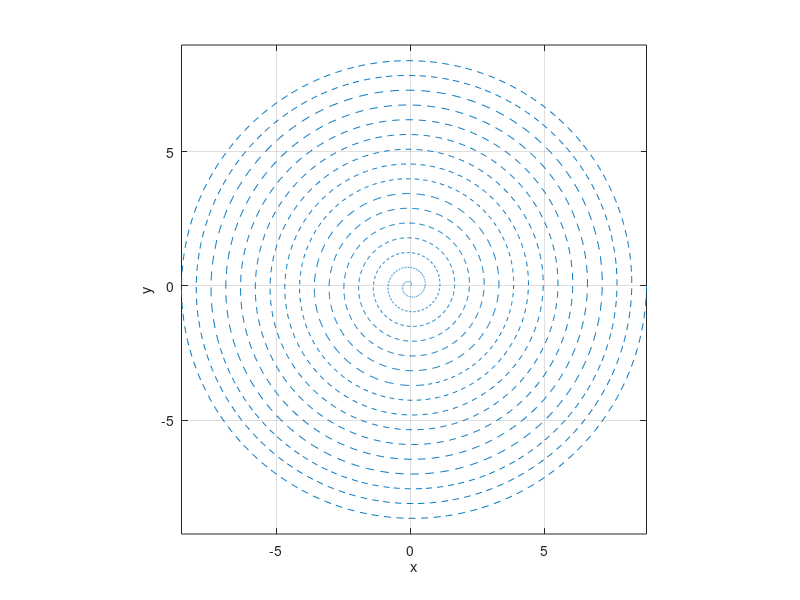

Write the MATLAB code that produced this figure. (Note: this script raises an error after producing the figure.)
clc; close all; clear;
warning off;

% 定义常量
PITCH = 55e-2; % 螺距
COEFFICIENT = PITCH / (2 * pi); % 螺线方程的系数 r = k * theta
HANDLE_DIST_HEAD = 341e-2 - 2 * 27.5e-2; % 龙头把手两个孔之间的距离
HANDLE_DIST_BODY = 220e-2 - 2 * 27.5e-2; % 其他凳子把手两个孔之间的距离

% 绘制部分螺线
theta = 16 * 2 * pi : -0.01 : 0 * pi;
radius = COEFFICIENT * theta;
x = radius .* cos(theta);
y = radius .* sin(theta);
figure(1);
set(gcf, 'Position', [200, 200, 600, 600]);
plot(x, y, '--');
axis equal;
grid on;
xlabel('x');
ylabel('y');
hold on;

% 第一步：确定300秒内，龙头第一个把手的位置演化
initial_theta = 57.032076651015522; % 初始位置时的角度,我们假设从300秒开始出发，这个角度是一问里面第300秒处的头把手的角度数据！
time_step = 0.25; % 时间步长
flag = 0;
step = 0;

num_segments = 223; % 龙头+龙身+龙尾总的个数
x_coords = nan * zeros(num_segments + 1, 3); % 记录每个把手点在一个时间区间内的值
y_coords = nan * zeros(num_segments + 1, 3); % 每一行代表每个凳子的前把手孔的位置在各个时间点处的值
theta_coords = nan * zeros(num_segments + 1, 3); % 记录每个孔在时间区间的位置对应的角度theta
theta_coords(1, 3) = initial_theta; % 这是头把手初始时刻(t=300)已知的角度值

while flag == 0 % 如果flag=0，说明一直没有接触，可以继续往前进
    step = step + 1;
    x_coords(:, 1) = x_coords(:, 3);
    y_coords(:, 1) = y_coords(:, 3);
    theta_coords(:, 1) = theta_coords(:, 3); % 开始下一时间步之前，把当前时间区间末尾处的各个把手位移值当作下一个区间开始的数据，所以进行这样的赋值
    time_span = [0, time_step / 2, time_step]; % 求解下一个步长下的位置点
    [time, theta_values] = ode45(@(t, theta) -1 / (COEFFICIENT * sqrt(1 + theta^2)), time_span, theta_coords(1, 1)); % 龙格库塔法求解
    x_positions = COEFFICIENT * theta_values .* cos(theta_values);
    y_positions = COEFFICIENT * theta_values .* sin(theta_values); % 下一个时刻，头部把手所在位置坐标

    % 第二步：确定每个时间点下，头部凳子的后面一个孔（也要在螺线上）,以及龙身和龙尾凳子各个孔所在位置(都要在螺线上）
    x_coords(1, :) = x_positions;
    y_coords(1, :) = y_positions; % 第一行已知了，上面ode45求得的头部第一个把手位置数据
    theta_coords(1, :) = theta_values; % 第一行已知了，第一个把手的角度数据，上面求了
    for j = 2 : length(time)
        for i = 2 : num_segments + 1 % 在下一个时间点下,求出此时各个把手孔的位置信息
            distance = HANDLE_DIST_HEAD * (i <= 2) + HANDLE_DIST_BODY * (i > 2); % 分辨下是第一个凳子还是其他凳子，孔之间的距离不一样！
            theta_ij = solve_theta(PITCH, x_coords(i-1, j), y_coords(i-1, j), theta_coords(i-1, j), distance); % 子函数求解下一个孔的角度值
            if theta_ij > 16 * 2 * pi % 如果下一个孔的角度超出了初始位置咋办？不记录！
                theta_coords(i, j) = nan;
                x_coords(i, j) = nan;
                y_coords(i, j) = nan;
                break;
            else
                theta_coords(i, j) = theta_ij;
                x_coords(i, j) = COEFFICIENT * theta_ij * cos(theta_ij);
                y_coords(i, j) = COEFFICIENT * theta_ij * sin(theta_ij);
            end
        end
    end
    hp = plot(x_coords(:, end), y_coords(:, end), 'k-', 'LineWidth', 1.2, 'Marker', 'o', 'MarkerSize', 6, 'MarkerFaceColor', 'b'); % 更新下此时的龙
    title({['t = ', num2str(300 + step * time_step)], '继续盘入，轨迹'});
    drawnow;

    % 以上，计算完成了下一个时间点下，各个位置点 下面要判断是否接触
    for i = 1 : num_segments
        x_1 = x_coords(i, 2); x_2 = x_coords(i+1, 2);
        y_1 = y_coords(i, 2); y_2 = y_coords(i+1, 2); % 意思是，对于第一块板，先确定此时两个孔的坐标
        theta_1 = theta_coords(i, 2);
        theta_2 = theta_coords(i+1, 2);  % 分别是这两个孔的角度
        if isnan(theta_2) % 如果判断到了初始盘入点，剩余的点就不用判断了
            break;
        end
        index1 = find((theta_1 + 2 * pi - theta_coords(:, 2)) > 0); % 从外面一层里面找
        index1 = index1(end-2 : end); % 找到距离前把手最近的外面一层的三个点的指标
        index2 = find(theta_coords(:, 2) - (theta_2 + 2 * pi) > 0);
        if isempty(index2)
            break; % 如果到达了盘入口附近，直接不用判断了，开始下一个时刻位置更新
        else
            index2 = index2(1 : min(3, length(index2))); % 找到距离后把手最近的外面一层的三个点的指标 (可能找不到三个点，因为快到初始盘入点时，上面找不到三个最近点了）
        end
        index_i = index1(1) : index2(end); % 这是当前全部要考虑的外面一层的把手点的位置指标,从小往大（逆时针排布)
        n = 10; m = 20; % 板的均匀离散点数量,太密精度高但是运算慢
        for kk = 1 : length(index_i) - 1 % 开始判断第i块板是否与临近的几块板接触
            X2_1 = [x_coords(index_i(kk), 2); y_coords(index_i(kk), 2)]; % 这是第index_i(kk)把手点所在坐标
            X2_2 = [x_coords(index_i(kk+1), 2); y_coords(index_i(kk+1), 2)]; % 这是第index_i(kk+1)把手点所在坐标，它两形成第二个长方形，下面就是要判断第i块板是否与这个玩意相交
            panduan = find_if_intersect(HANDLE_DIST_HEAD * (i <= 1) + HANDLE_DIST_BODY * (i > 1), [x_1; y_1], [x_2; y_2], HANDLE_DIST_BODY, X2_1, X2_2, n, m); % 调用子函数，判断是否相交，如果是，返回非空集合panduan，若没有相交，panduan为空集
            if ~isempty(panduan)
                flag = 1; % 如果任何一个有相交，设置flag为1,不用再判断了
                break;
            end
        end
        if flag == 1  % 如果判断哪一块有接触，直接不用继续下一个时刻了，这个时刻就是最大盘入时刻
            break;
        end
    end

    step
    delete(hp)
end

% 这是把最后一个时间步下的龙的位置更新
hp = plot(x_coords(:, end), y_coords(:, end), 'k-', 'LineWidth', 1.2, 'Marker', 'o', 'MarkerSize', 6, 'MarkerFaceColor', 'b'); % 更新下此时的龙
title({['t = ', num2str(300 + step * time_step)], '继续盘入，轨迹'});
drawnow;

% 下面来求解速度数据(有各个孔的角度数据Theta，速度数据可以用数值差分方法
velocities = -COEFFICIENT * sqrt(1 + theta_coords(:, end).^2) .* (theta_coords(:, end) - theta_coords(:, end-1)) / (time_step / 2); % 用后向差分求导数,获取最后一个时间步停止时的速度数据

% 验证一下第一个孔位置的速度是不是1，也就是V矩阵的第一行的值
figure;
plot(velocities, 'b-', 'LineWidth', 1.3);
ylim([0, 1.1]);
xlabel('时间');
ylabel('头把手的速度');
title('验证数值计算得到的速度');

% 到此，我们得到了不能再盘入时刻，各个把手的坐标，存储在X(:,end)和Y(:,end)里面，速度数据在V里面，可以自己填表(参考code1那里）
% 输出到 Excel 文件
filename = 'result2_test.xlsx';

% 创建表头
headers = {'横坐标x (m)', '纵坐标y (m)', '速度 (m/s)'};
writecell(headers, filename, 'Sheet', 1, 'Range', 'B1:D1');

% 创建行名
row_names = {'龙头';};
for i = 1 : 221
    row_names{end+1} = ['第', num2str(i), '节龙身'];
end
row_names{end+1} = '龙尾';
row_names{end+1} = '龙尾（后）';

% 写入行名
writecell(row_names', filename, 'Sheet', 1, 'Range', 'A2:A225');

% 写入数据
writematrix(x_coords(:, end), filename, 'Sheet', 1, 'Range', 'B2');
writematrix(y_coords(:, end), filename, 'Sheet', 1, 'Range', 'C2');
writematrix(velocities, filename, 'Sheet', 1, 'Range', 'D2');

% 定义子函数：用来求解螺线上任意一个孔所在点坐标知道的情况下，如何求下一个孔所在位置
function theta = solve_theta(pitch, x1, y1, theta1, distance)
    coefficient = pitch / (2 * pi);
    fun = @(theta) (coefficient * theta .* cos(theta) - x1).^2 + (coefficient * theta .* sin(theta) - y1).^2 - distance^2; % 利用距离
    q = 0.01;
    options = optimoptions('fsolve', 'Display', 'off'); % 不提示结果
    theta = fsolve(fun, theta1 + q, options); % 以前一个孔对应的角度值为基准进行非线性方程求零点，为什么加0.1？很简单，不想找比它还小的角度
    while theta <= theta1 || abs(coefficient * theta - coefficient * theta1) > pitch / 2 % 如果求解得到的角度比前面的孔对应的角度还小，或者新求出的孔与前一个孔不在一条螺线（在其他螺线）
        q = q + 0.1;
        theta = fsolve(fun, theta + q, options); % 重新求一个角度
    end % 直到满足：这个点与前面孔在一条螺线，且这个点角度比前面孔的角度大!
end
